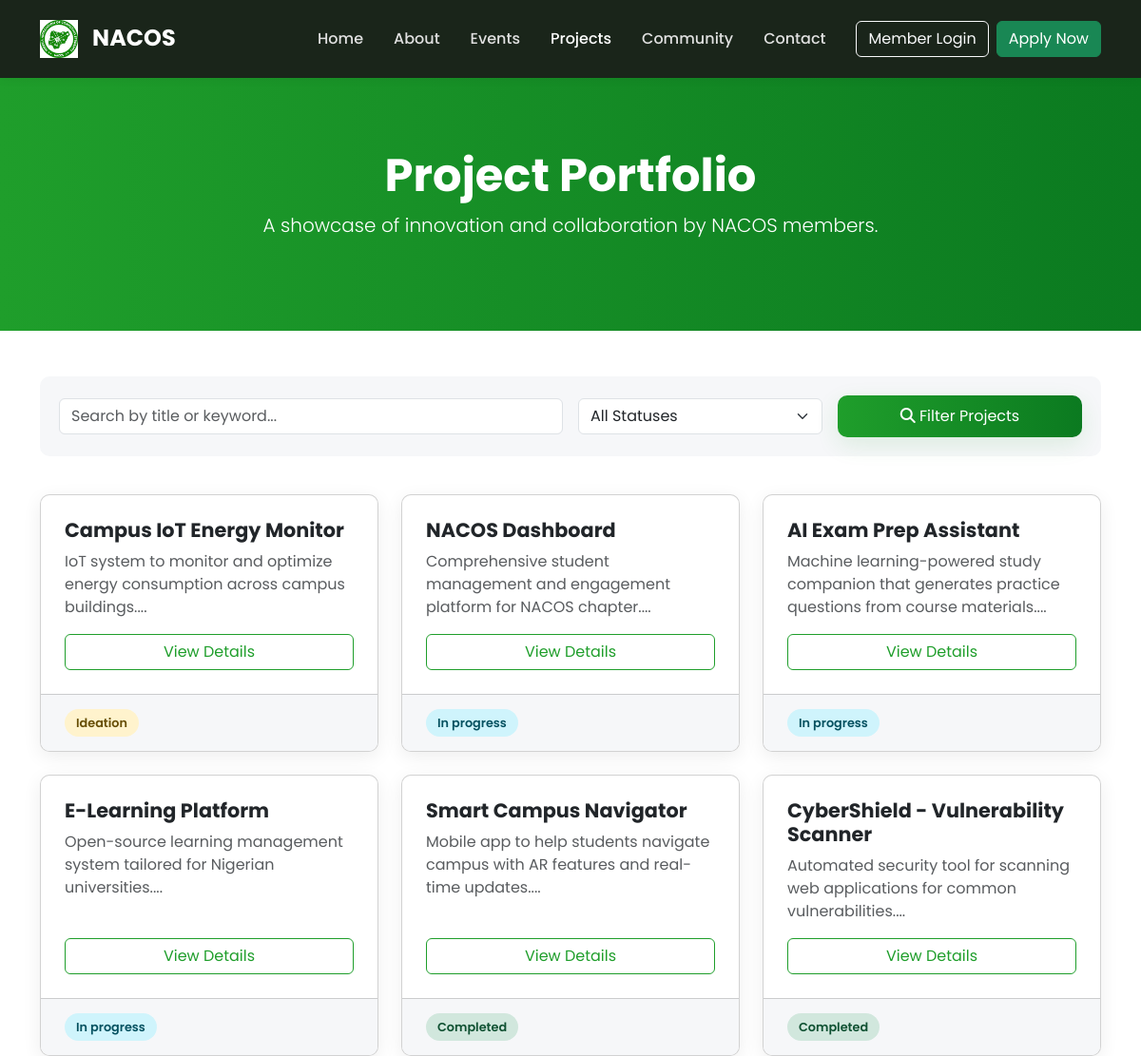
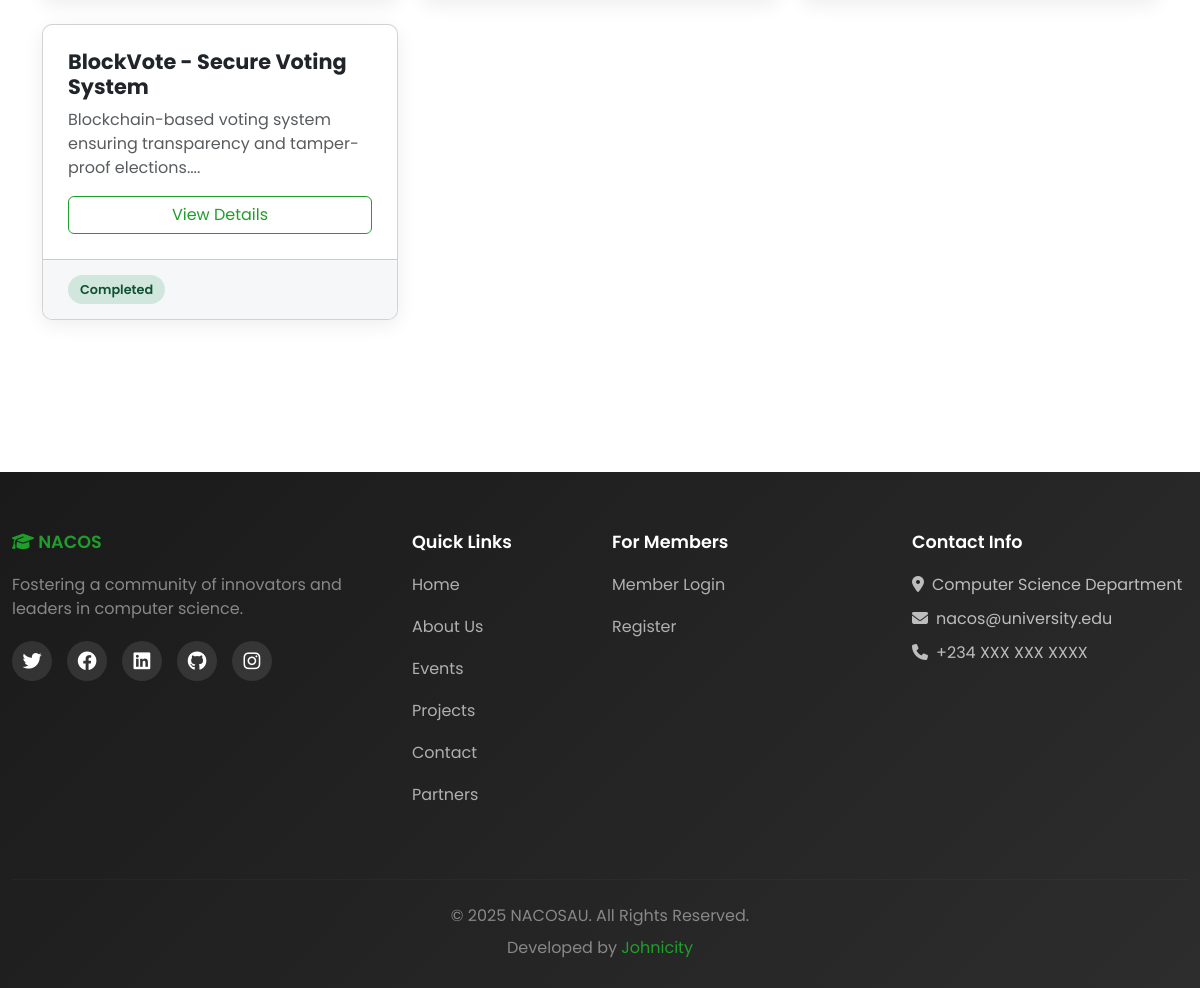
The page /public/projects.php on the database its author committed (2 pictures, top to bottom).
### tables this page shows
CREATE TABLE PROJECTS (
    project_id INT AUTO_INCREMENT PRIMARY KEY,
    title VARCHAR(200) NOT NULL,
    description TEXT NOT NULL,
    repository_link VARCHAR(500) NULL COMMENT 'GitHub/GitLab URL',
    demo_link VARCHAR(500) NULL COMMENT 'Live demo URL',
    project_image VARCHAR(255) NULL,
    tech_stack TEXT NULL COMMENT 'JSON array of technologies used',
    collaborating_depts TEXT NULL COMMENT 'JSON array of departments involved',
    project_status ENUM('ideation', 'in_progress', 'completed', 'archived') DEFAULT 'in_progress',
    start_date DATE NULL,
    completion_date DATE NULL,
    visibility ENUM('public', 'private') DEFAULT 'public',
    featured BOOLEAN DEFAULT FALSE,
    view_count INT DEFAULT 0,
    created_at TIMESTAMP DEFAULT CURRENT_TIMESTAMP,
    updated_at TIMESTAMP DEFAULT CURRENT_TIMESTAMP ON UPDATE CURRENT_TIMESTAMP,
    INDEX idx_status (project_status),
    INDEX idx_featured (featured),
    INDEX idx_visibility (visibility),
    FULLTEXT idx_search (title, description)
);

### config/database.php (called while the page is built, shortened)
<?php
class Database {
    private static $instance = null;
    private $connection;
    private function __construct() {
        try {
            $dsn = "mysql:host=" . DB_HOST . ";dbname=" . DB_NAME . ";charset=" . DB_CHARSET;
            $options = [
                PDO::ATTR_ERRMODE            => PDO::ERRMODE_EXCEPTION,
                PDO::ATTR_DEFAULT_FETCH_MODE => PDO::FETCH_ASSOC,
                PDO::ATTR_EMULATE_PREPARES   => false,
                PDO::ATTR_PERSISTENT         => false,
                PDO::MYSQL_ATTR_INIT_COMMAND => "SET NAMES " . DB_CHARSET
            ];
            $this->connection = new PDO($dsn, DB_USER, DB_PASS, $options);
        } catch (PDOException $e) {
            if (ENVIRONMENT === 'development') {
                die("Database Connection Error: " . $e->getMessage());
            } else {
                error_log("Database Connection Error: " . $e->getMessage());
                die("Sorry, we're experiencing technical difficulties. Please try again later.");
            }
        }
    }
    public static function getInstance() {
        if (self::$instance === null) {
            self::$instance = new self();
        }
        return self::$instance;
    }
    public function query($query, $params = []) {
        try {
            $stmt = $this->connection->prepare($query);
            $stmt->execute($params);
            return $stmt;
        } catch (PDOException $e) {
            if (ENVIRONMENT === 'development') {
                die("Query Error: " . $e->getMessage() . "<br>Query: " . $query);
            } else {
                error_log("Query Error: " . $e->getMessage() . " | Query: " . $query);
                throw new Exception("Database query failed");
            }
        }
    }
    public function fetchAll($query, $params = []) {
        $stmt = $this->query($query, $params);
        return $stmt->fetchAll();
    }
}
function getDB() {
    return Database::getInstance();
}

### public/projects.php (the view, shortened to what this page needs)
<?php
require_once '../config/database.php';
$db = getDB();
$search_term = isset($_GET['search']) ? sanitizeInput($_GET['search']) : '';
$filter_status = isset($_GET['status']) ? sanitizeInput($_GET['status']) : 'all';
$query = "
    SELECT p.*
    FROM PROJECTS p
";
$params = [];
$query .= " ORDER BY p.start_date DESC";
$projects = $db->fetchAll($query, $params);
?>
<!DOCTYPE html>
<html lang="en">
<head>
    <link href="https://cdn.jsdelivr.net/npm/bootstrap@5.3.0/dist/css/bootstrap.min.css" rel="stylesheet">
    <link rel="stylesheet" href="https://cdnjs.cloudflare.com/ajax/libs/font-awesome/6.4.0/css/all.min.css">
    <link rel="stylesheet" href="../assets/css/public.css">
</head>
<body>
    <?php include __DIR__ . '/../includes/public_navbar.php'; ?>
    <section class="page-header">
        <div class="container">
            <h1>Project Portfolio</h1>
            <p class="lead">A showcase of innovation and collaboration by NACOS members.</p>
        </div>
    </section>
    <main class="container py-5">
        <div class="filters-bar">
            <form action="projects.php" method="GET">
                <div class="row g-3 align-items-center">
                    <div class="col-lg-6">
                        <input type="text" name="search" class="form-control" placeholder="Search by title or keyword..." value="<?php echo htmlspecialchars($search_term); ?>">
                    </div>
                    <div class="col-lg-3">
                        <select name="status" class="form-select">
                            <option value="all" <?php echo ($filter_status === 'all') ? 'selected' : ''; ?>>All Statuses</option>
                        </select>
                    </div>
                    <div class="col-lg-3">
                        <button type="submit" class="btn btn-primary w-100">
                            <i class="fas fa-search"></i> Filter Projects
                        </button>
                    </div>
                </div>
            </form>
        </div>
        <?php if (empty($projects)): ?>
            <div class="no-projects">
                <i class="fas fa-lightbulb-slash"></i>
                <h2>No Projects Found</h2>
                <p class="lead">Your search or filter criteria did not match any projects. Try a different search.</p>
                <a href="projects.php" class="btn btn-primary mt-3">Clear Filters</a>
            </div>
        <?php else: ?>
            <div class="row">
                <?php foreach ($projects as $project): ?>
                    <div class="col-lg-4 col-md-6 mb-4">
                        <div class="card project-card-full">
                            <div class="card-body">
                                <h5 class="card-title"><?php echo htmlspecialchars($project['title']); ?></h5>
                                <p class="card-text text-muted">
                                    <?php echo substr(htmlspecialchars($project['description']), 0, 150) . '...'; ?>
                                </p>
                                <div class="mt-auto">
                                    <a href="project_details.php?id=<?php echo $project['project_id']; ?>" class="btn btn-outline-primary w-100">View Details</a>
                                </div>
                            </div>
                            <div class="card-footer">
                                <span class="status-badge <?php echo htmlspecialchars($project['project_status']); ?>">
                                    <?php echo ucfirst(str_replace(['_', '-'], ' ', $project['project_status'])); ?>
                                </span>
                            </div>
                        </div>
                    </div>
                <?php endforeach; ?>
            </div>
        <?php endif; ?>
    </main>
    <?php include __DIR__ . '/../includes/public_footer.php'; ?>
</body>
</html>

### assets/css/public.css (style rules this page uses)
:root { --primary-color: #1f9e2b; --secondary-color: #0b7a20; --accent-color: #2f9e2b; --light-gray: #f6f7f9; --muted: #7a7a7a; --dark-bg: #121212; --footer-grad: linear-gradient(135deg,#151515,#282828); --gradient: linear-gradient(90deg,var(--primary-color),var(--secondary-color)); }
body { font-family: 'Poppins', 'Segoe UI', Tahoma, sans-serif; color: #222; background-color: #fff; padding-top: 76px; -webkit-font-smoothing:antialiased; }
h1,h2,h3,h4,h5,h6 { font-weight:700; color:#1d2939; }
.btn-primary { background: var(--gradient); border: none; color: #fff; padding: 10px 18px; border-radius: 10px; transition: transform .18s ease, box-shadow .18s ease; box-shadow: 0 8px 25px rgba(31,158,43,0.12); }
.btn-outline-primary { border-color: var(--primary-color); color:var(--primary-color); }

### public/projects.php (style rules this page uses)
.page-header { background: var(--gradient); color: #fff; padding: 80px 0; text-align: center; }
.page-header h1 { color: #fff; font-size: 3rem; }
.filters-bar { background: var(--light-gray); padding: 20px; border-radius: 10px; margin-bottom: 40px; }
.project-card-full { background: #fff; border-radius: 10px; overflow: hidden; box-shadow: 0 5px 20px rgba(0, 0, 0, 0.07); transition: all 0.3s ease; height: 100%; display: flex; flex-direction: column; }
.project-card-full .card-body { padding: 25px; flex-grow: 1; display: flex; flex-direction: column; }
.project-card-full .card-title { font-size: 1.3rem; }
.project-card-full .card-text { flex-grow: 1; }
.project-card-full .card-footer { background: var(--light-gray); display: flex; justify-content: space-between; align-items: center; font-size: 0.9rem; padding: 15px 25px; }
.status-badge { padding: 5px 12px; border-radius: 50px; font-weight: 600; font-size: 0.8rem; }
.status-badge.completed { background-color: #d1e7dd; color: #0f5132; }
.status-badge.in_progress { background-color: #cff4fc; color: #055160; }
.status-badge.ideation { background-color: #fff3cd; color: #664d03; }

### rows shown on the page
projects: title "Campus IoT Energy Monitor", description "IoT system to monitor and optimize energy consumption across campus buildings.", project_status "Ideation"
projects: title "NACOS Dashboard", description "Comprehensive student management and engagement platform for NACOS chapter.", project_status "In progress"
projects: title "AI Exam Prep Assistant", description "Machine learning-powered study companion that generates practice questions from course materials.", project_status "In progress"
projects: title "E-Learning Platform", description "Open-source learning management system tailored for Nigerian universities.", project_status "In progress"
projects: title "Smart Campus Navigator", description "Mobile app to help students navigate campus with AR features and real-time updates.", project_status "Completed"
projects: title "CyberShield - Vulnerability Scanner", description "Automated security tool for scanning web applications for common vulnerabilities.", project_status "Completed"
projects: title "BlockVote - Secure Voting System", description "Blockchain-based voting system ensuring transparency and tamper-proof elections.", project_status "Completed"
